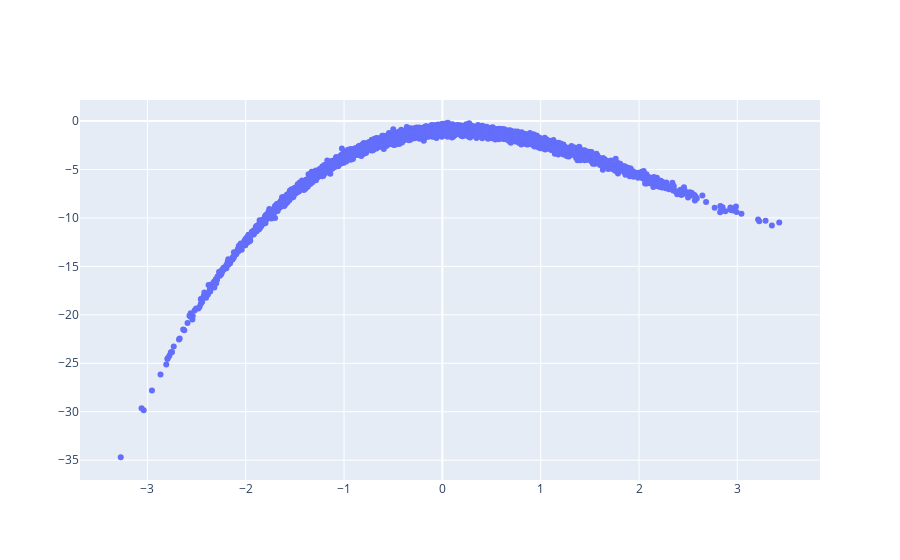

Write notebook code for a chart like this one.
### Markdown cell above
Plotting the input data

### Code cell
import plotly.graph_objects as go

data_trace = go.Scatter(x=x, y=y, mode='markers')
fig = go.Figure(data=[data_trace])
fig.show()

### Figure 1 — Plotly figure (JSON) as saved in the notebook; plotly's stock layout.template omitted (floating-point values rounded to 4 significant figures; data arrays with more than 128 entries replaced by an {"elided": "..."} marker saying what was removed)
{"data": [{"mode": "markers", "type": "scatter", "x": {"elided": "5000 float values"}, "y": {"elided": "5000 float values"}}], "layout": {}}
